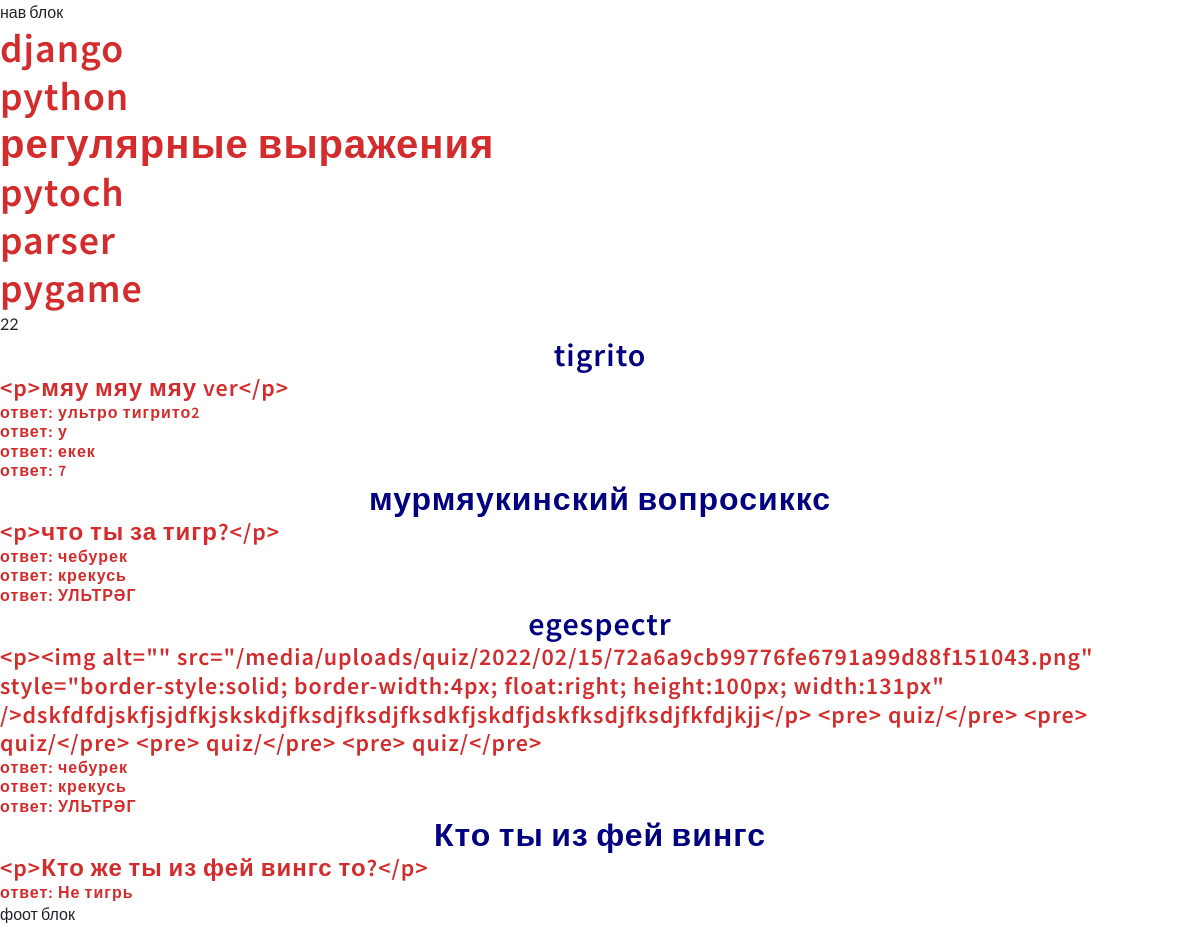
Page /quiz/quiz/ on the committed database.
### d_apps_quiz/models.py (models this page shows, shortened)
class Category(models.Model):
    name = models.CharField('Название категории',max_length=255)
    image = models.ImageField('минифото категории',upload_to='uploads/quiz_category/%Y/%m/%d/',null=True)

class Quiz(models.Model):
    title = models.CharField('Название',max_length=255)
    image = models.ImageField(verbose_name='Изображение',upload_to='uploads/quiz/%Y/%m/%d/',null=True)
    description = RichTextUploadingField('Вопрос')
    url = models.SlugField(max_length=300,unique=True)
    category = models.ForeignKey(Category,on_delete=models.SET_NULL,null=True)

class FalseAnswer(models.Model):
    answer = models.CharField('Неправильный ответ',max_length=1000)
    quiz = models.ForeignKey(Quiz,on_delete=models.CASCADE)
    def __str__(self):
        return self.answer

### d_apps_quiz/views.py (the view)
# urls.py: path('quiz/',views.ViewQuiz.as_view(),name='quiz'),
class ViewQuiz(ListView):
    model = Quiz
    template_name = 'd_apps_quiz/shabons/quiz.html'
    context_object_name = 'object_list'

### d_apps_quiz/templatetags/tagss.py (called while the page is built)
@register.simple_tag
def get_category():
    context = Category.objects.all()
    return {'list_objects': context}

### d_apps_quiz/templates/d_apps_quiz/shabons/quiz.html (shortened to what this page needs)
{% extends 'd_apps_quiz/base.html' %}
{% load tagss %}
{% load static %}
{% block body %}
    {% get_category as items %}
    {% for object in items.list_objects %}
      <h1> {{ object.name }}</h1>
    {% endfor %}
22
{% for object in object_list %}
        <h2>{{ object.title }}</h2>
        <h4>{{ object.description }}</h4>
            {% for item in object.falseanswer_set.all %}
                <h6>ответ: {{ item }}</h6>
            {% endfor %}
{% endfor %}
{% endblock body %}
{% block nav %}
нав блок
{% endblock nav %}
{% block footer %}
фоот блок
{% endblock footer %}

### static/css/style.css (style rules this page uses)
html, body { margin: 0; font-size: 100%; background: #fff; font-family: 'Lato', sans-serif; scroll-behavior: smooth; }
h1, h2, h3, h4, h5, h6 { margin: 0; letter-spacing: 1px; font-weight: 600; font-family: 'Source Sans Pro', sans-serif; }

### rows in the picture
Category: name "django"
Category: name "python"
Category: name "регулярные выражения"
Category: name "pytoch"
Category: name "parser"
Category: name "pygame"
Quiz: title "tigrito", description "<p>мяу мяу мяу ver</p>"
FalseAnswer: answer "ультро тигрито2"
FalseAnswer: answer "у"
FalseAnswer: answer "екек"
FalseAnswer: answer "7"
Quiz: title "мурмяукинский вопросиккс", description "<p>что ты за тигр?</p>"
FalseAnswer: answer "чебурек"
FalseAnswer: answer "крекусь"
FalseAnswer: answer "УЛЬТРӘГ"
Quiz: title "egespectr", description "<p><img alt=\"\" src=\"/media/uploads/quiz/2022/02/15/72a6a9cb99776fe6791a99d88f151043.png\" style=\"border-style:solid; border-width:4px; float:right; height:100px; width:131px\" />dskfdfdjskfjsjdfkjskskdjfksdjfksdjfksdkfjskdfjdskfksdjfksdjfkfdjkjj</p> <pre> quiz/</pre> <pre> quiz/</pre> <pre> quiz/</pre> <pre> quiz/</pre>"
FalseAnswer: answer "чебурек"
FalseAnswer: answer "крекусь"
FalseAnswer: answer "УЛЬТРӘГ"
Quiz: title "Кто ты из фей вингс", description "<p>Кто же ты из фей вингс то?</p>"
FalseAnswer: answer "Не тигрь"
